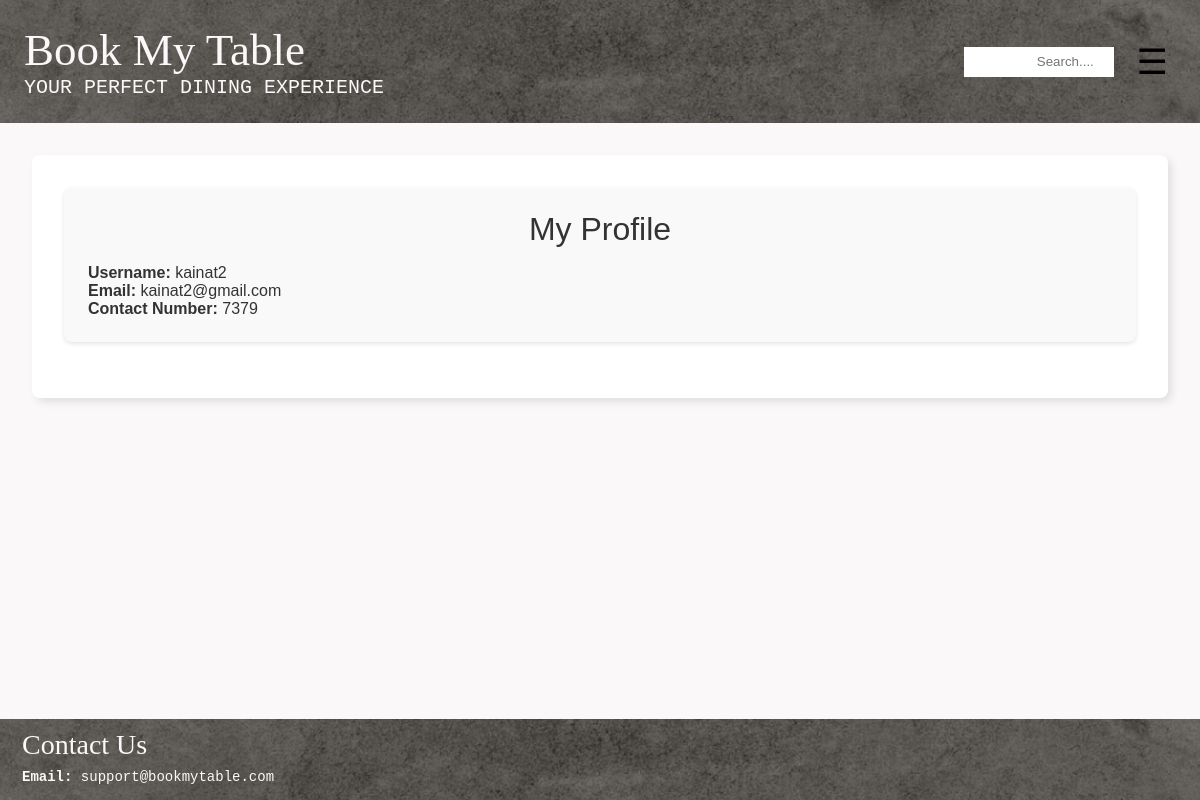
The page /profile/ (signed in) on the database its author committed.
### users/models.py (models this page shows, shortened)
class Users(AbstractUser):  # Inherits from Django's AbstractUser
    is_customer = models.BooleanField(default=False)
    is_owner = models.BooleanField(default=False)
    groups = models.ManyToManyField(
        'auth.Group',
        related_name='custom_user_set',  # Change the related name
        blank=True,
    )
    user_permissions = models.ManyToManyField(
        'auth.Permission',
        related_name='custom_user_permissions_set',  # Change the related name
        blank=True,
    )

class Customer(Users):
    contact_number = models.CharField(max_length=15)
    wallet_balance = models.FloatField(default=0.0)
    class Meta:
        verbose_name = 'Customer'
        verbose_name_plural = 'Customers'

### users/views.py (the view)
# urls.py: path('profile/', views.profile, name='profile'),
@login_required
def profile(request):
    user = request.user
    profile_data = {
        'username': user.username,
        'email': user.email,
        'contact_number': None,  # We'll set this based on the user type
    }
    if hasattr(user, 'customer'):
        profile_data['contact_number'] = user.customer.contact_number
    elif hasattr(user, 'owner'):
        profile_data['contact_number'] = user.owner.contact_number
    return render(request, 'users/profile.html', {'profile_data': profile_data})

### users/templates/users/profile.html (shortened to what this page needs)
{% extends 'layout.html' %}
{% block content %}
<div class="container">
    <div class="card">
        <div class="card-header text-center">My Profile </div>
        <div class="flex-centre">
            <p><strong>Username:</strong> {{ profile_data.username }}</p>
            <p><strong>Email:</strong> {{ profile_data.email }}</p>
            <p><strong>Contact Number:</strong> {{ profile_data.contact_number }}</p>
        </div>
    </div>
</div>
{% endblock %}

### static/style.css (style rules this page uses)
* { margin: 0; padding: 0; box-sizing: border-box; }
html, body { height: 100%; margin: 0; }
body { font-family: Arial, sans-serif; background-color: #faf8f8; color: #333; display: flex; flex-direction: column; }
.container { max-width: 1200px; margin: 0 auto; padding: 2rem; background-color: #fff; border-radius: 8px; box-shadow: 4px 4px 8px rgba(0, 0, 0, 0.1); }
.text-center { text-align: center; }
.card { background-color: #f9f9f9; padding: 1.5rem; border-radius: 8px; box-shadow: 0 2px 4px rgba(0, 0, 0, 0.1); margin-bottom: 1.5rem; }
.card-header { font-size: 2rem; font-weight: lighter; margin-bottom: 1rem; }

### rows shown on the page
Users: username "kainat2", email "kainat2@gmail.com"
Customer: contact_number "7379"
